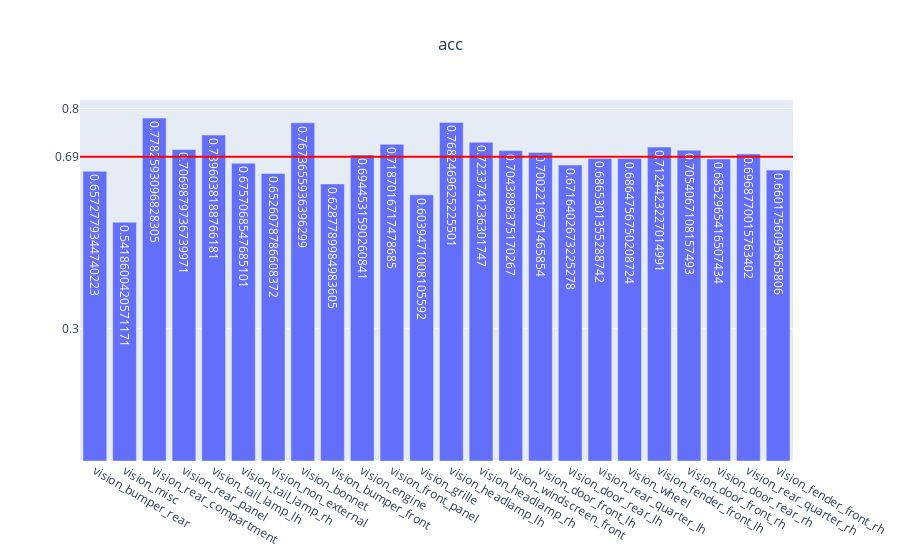

The code cell stored with this chart in its notebook:
### Code cell
genVisMulitlabel(partEvalMetrics, "acc")

### Figure 1 — Plotly figure (JSON) as saved in the notebook; plotly's stock layout.template omitted (floating-point values rounded to 4 significant figures)
{"data": [{"text": [0.6573, 0.5419, 0.7783, 0.707, 0.7396, 0.6757, 0.6526, 0.7674, 0.6288, 0.6945, 0.7187, 0.6039, 0.7682, 0.7234, 0.7044, 0.7002, 0.6716, 0.6865, 0.6865, 0.7124, 0.7054, 0.6853, 0.6969, 0.6602], "type": "bar", "x": ["vision_bumper_rear", "vision_misc", "vision_rear_compartment", "vision_rear_panel", "vision_tail_lamp_lh", "vision_tail_lamp_rh", "vision_non_external", "vision_bonnet", "vision_bumper_front", "vision_engine", "vision_front_panel", "vision_grille", "vision_headlamp_lh", "vision_headlamp_rh", "vision_windscreen_front", "vision_door_front_lh", "vision_door_rear_lh", "vision_rear_quarter_lh", "vision_wheel", "vision_fender_front_lh", "vision_door_front_rh", "vision_door_rear_rh", "vision_rear_quarter_rh", "vision_fender_front_rh"], "y": [0.6573, 0.5419, 0.7783, 0.707, 0.7396, 0.6757, 0.6526, 0.7674, 0.6288, 0.6945, 0.7187, 0.6039, 0.7682, 0.7234, 0.7044, 0.7002, 0.6716, 0.6865, 0.6865, 0.7124, 0.7054, 0.6853, 0.6969, 0.6602]}], "layout": {"shapes": [{"line": {"color": "red", "width": 2}, "type": "line", "x0": 0, "x1": 1, "xref": "x domain", "y0": 0.6903, "y1": 0.6903, "yref": "y"}], "title": {"text": "acc", "x": 0.5}, "yaxis": {"tickmode": "array", "tickvals": ["0.69", 0.3, 0.8]}}}
